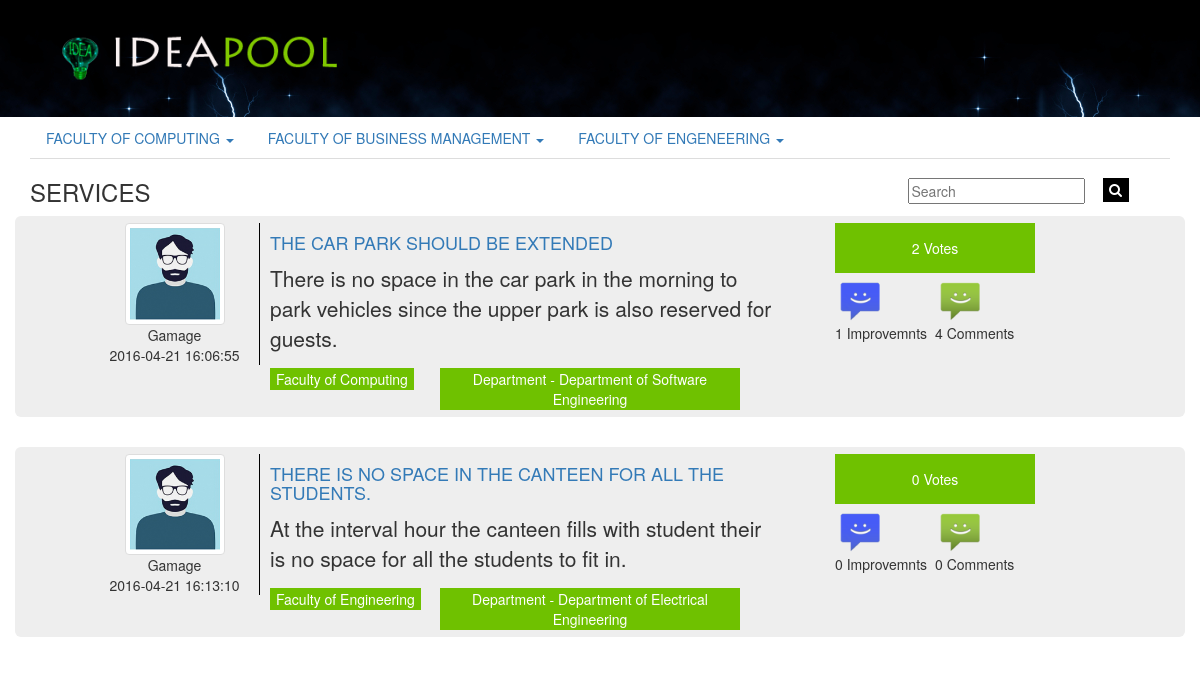
Screenshot of /view3.php (signed in) with the database file from the repository.
### tables this page shows
CREATE TABLE IF NOT EXISTS `register` (
  `id` int(11) NOT NULL AUTO_INCREMENT,
  `fname` varchar(45) NOT NULL,
  `lname` varchar(45) NOT NULL,
  `address` varchar(45) NOT NULL,
  `contact` int(11) NOT NULL,
  `gender` varchar(45) NOT NULL,
  `emil` varchar(45) NOT NULL,
  `category` varchar(45) NOT NULL,
  `universityID` varchar(45) NOT NULL,
  `Image` varchar(45) NOT NULL,
  `status` varchar(45) NOT NULL DEFAULT 'pending',
  `username` varchar(45) NOT NULL,
  `password` varchar(45) NOT NULL,
  `reward` int(10) NOT NULL DEFAULT '0',
  `reward2` int(10) NOT NULL DEFAULT '0',
  `reward3` int(10) NOT NULL DEFAULT '0',
  PRIMARY KEY (`id`)
);

CREATE TABLE IF NOT EXISTS `post` (
  `postId` varchar(10) NOT NULL,
  `userId` int(11) NOT NULL,
  `dateTime` datetime NOT NULL DEFAULT CURRENT_TIMESTAMP,
  `faculty` varchar(250) NOT NULL,
  `department` varchar(250) NOT NULL,
  `category` varchar(100) NOT NULL,
  `title` varchar(300) NOT NULL,
  `content` varchar(1000) NOT NULL,
  `views` int(100) NOT NULL DEFAULT '0',
  `date` date NOT NULL DEFAULT '2016-04-14',
  `files` varchar(100) NOT NULL,
  PRIMARY KEY (`postId`)
);

### view3.php (the view, shortened to what this page needs)
<!DOCTYPE html PUBLIC "-//W3C//DTD XHTML 1.0 Transitional//EN" "http://www.w3.org/TR/xhtml1/DTD/xhtml1-transitional.dtd">
<html xmlns="http://www.w3.org/1999/xhtml">
<head>
   <link rel="stylesheet" href="css/bootstrap.min.css"></link>
 <link rel="stylesheet" href="css/ideacss.css" />
 <link rel="stylesheet" href="https://maxcdn.bootstrapcdn.com/font-awesome/4.5.0/css/font-awesome.min.css"/>
</head>
<body>
  <div class="container-fluid header">
       <div class="row headerrow">
          <div class="col-md-4">
            <img src="images/logo.png" class="img img-responsive"/>
          </div>
        </div>
  </div>
 <div class="container">
   <ul class="nav nav-tabs">
       <li class="dropdown">
             <a class="dropdown-toggle" data-toggle="dropdown" href="#">FACULTY OF COMPUTING
             <span class="caret"></span></a>
       </li>
       <li class="dropdown">
             <a class="dropdown-toggle" data-toggle="dropdown" href="#">FACULTY OF BUSINESS MANAGEMENT
             <span class="caret"></span></a>
       </li>
       <li class="dropdown">
             <a class="dropdown-toggle" data-toggle="dropdown" href="#">FACULTY OF ENGENEERING
             <span class="caret"></span></a>
       </li>
  </ul>
     <div class="tab-content">
        <?php
		 include('getview.php');
		?>
               <div id="fcmenu4" class="tab-pane fade in active">
                <div class="row">
                    <div class="col-md-2">
                             <h3>SERVICES </h3>
                    </div>
                    <div class="col-md-2">
                    </div>
                    <div class="col-md-3">
                    </div>
                    <div class="col-md-2">
                    </div>
                    <div class="col-md-3">
                           <div class="row searchgroup">
                                    <form method="post">
                              <div class="col-md-8 search_col">
                                     <input type="text" class="search_text" placeholder="Search" name="searchkey"/>
                             </div>
                             <div class="col-md-4">
                                     <button class="search_btn" >
                                             <i class="fa fa-search"></i>
                                     </button>
                            </div>
                                  </form>
                          </div>
       </div>
      </div>
       <div class="row">
     <?php
	 	if(isset($_POST["searchkey"])){
			$s= $_POST["searchkey"];
			$where = "WHERE  category='External' and title like '%$s%' OR content like '%$s%'";
		}else{
			$where ="WHERE  category='External'";
		}
	  $sql="select * from post ".$where;
	  include("database_connect.php");
	  $result=mysqli_query($con,$sql);
	  while($row = mysqli_fetch_array($result))
	  {
   ?>
     <div class="jumbotron viewblock">
       <div class="container">
           <div class="col-md-2 leftcolomn">
            <?php
			 $userid=$_SESSION['userid'];
             $sql5="SELECT * from register where id=$userid";
	        $result5=mysqli_query($con,$sql5);
	        while($row5 = mysqli_fetch_array($result5))
	         {
	         $photo=$row5["Image"];
             ?>
                 <div class="row">
                <img src=<?= $photo ?> width="100" height="100" class="img img-thumbnail"/>
                 </div>
                 <div class="row">
                 <?= $row5["lname"]?>
                   <?php
	               }
	             ?>
                 </div>
                 <div class="row">
                 <?= $row["dateTime"]?>
                 </div>
           </div>
           <div class="col-md-6 middlecolomn">
               <div class="row title">
               <h4><a href="viewidea.php?id=<?=$row["postId"]?>"><?= $row["title"]?></a></h4>
               </div>
               <div class="row content">
               <p> <?php echo $row["content"]; ?></p>
               </div>
                <div class="row">
                  <div class="col-md-4 departments">
                   <button class="submitidea2"><?php echo $row["faculty"]; ?></button>
                  </div>
                  <div class="col-md-6 departments">
                   <button class="submitidea3">Department - <?php echo $row["department"]; ?></button>
                  </div>
               </div>
            </div>
            <div class="col-md-2 rightcolomn">
            <?php
            $id=$row["postId"];
            $sql2="select COUNT(*) AS votes from votes where submissionId='$id'";
	          include("database_connect.php");
	  	      $result2=mysqli_query($con,$sql2);
	          while($row2= mysqli_fetch_array($result2))
	          {
              ?>
                  <div class="row">
                 <button class="submitidea"><?php echo $row2["votes"] ?> Votes</button>
                </div>
                 <?php
	               }
	             ?>
                    <div class="row">
                          <?php $sql3="select COUNT(*) AS imp from comment where submissionId='$id' and commentType='Improvement'";
	                       include("database_connect.php");
	  	                   $result3=mysqli_query($con,$sql3);
	                       while($row3= mysqli_fetch_array($result3))
	                       {
                           ?>
                  <div class="col-md-6 iconcolomn">
                    <div class="image">
                    <img src="images/Android-Messages - Copy.png" width="50" height="50" class="img-responsive"/><?php echo $row3["imp"] ?> Improvemnts
                          </div>
						  <?php
	                       }
	                      ?>
                  </div>
                   <div class="col-md-6 iconcolomn">
                     <?php $sql4="select COUNT(*) AS cmt from comment where submissionId='$id'";
	                       include("database_connect.php");
	  	                   $result4=mysqli_query($con,$sql4);
	                       while($row4= mysqli_fetch_array($result4))
	                       {
                           ?>
                              <div class="image">
                    <img src="images/Android-Messages.png" width="50" height="50" class="img-responsive" /><?php echo $row4["cmt"] ?> Comments
                        </div>
                         <?php
	                       }
	                      ?>
                   </div>
               </div>
            </div>
         </div>
      </div>
     <?php
	  }
	 ?>
     </div>
               </div>
   </div>
 </div>
</body>
</html>

### css/ideacss.css (style rules this page uses)
.header { background-image:url(../images/banner2.jpg); text-align:center; }
.submitidea { background-color:#6fc100; height:50px; width:200px; border:none; color:#FFF; }
.headerrow { padding:2em; }
.title { color:#6fc100; text-transform:uppercase; }
.viewblock { padding:.5em; padding-left:2em; }
.leftcolomn { text-align:center; margin-right:10px; border-right:1px solid black; }
.rightcolomn { padding:0; margin-left:5em; }
.iconcolomn { padding:0; }
.search_btn { background-color:black; color:white; border:none; height:24px; width:26px; margin-top:2px; }
.searchgroup { padding-top:1.2em; }
.search_col { padding-top:2px; }
.departments { padding:0px; }
.submitidea2 { background-color:#6fc100; border:none; color:#FFF; }
.submitidea3 { background-color:#6fc100; width:300px; border:none; color:#FFF; }

### rows the page displays
post: dateTime "2016-04-21 16:06:55", title "THE CAR PARK SHOULD BE EXTENDED", content "There is no space in the car park in the morning to park vehicles since the upper park is also reserved for guests.", faculty "Faculty of Computing", department "Department of Software Engineering", votes "2", imp "1", cmt "4"
register: Image (picture), lname "Gamage"
post: dateTime "2016-04-21 16:13:10", title "THERE IS NO SPACE IN THE CANTEEN FOR ALL THE STUDENTS.", content "At the interval hour the canteen fills with student their is no space for all the students to fit in.", faculty "Faculty of Engineering", department "Department of Electrical Engineering", votes "0", imp "0", cmt "0"
